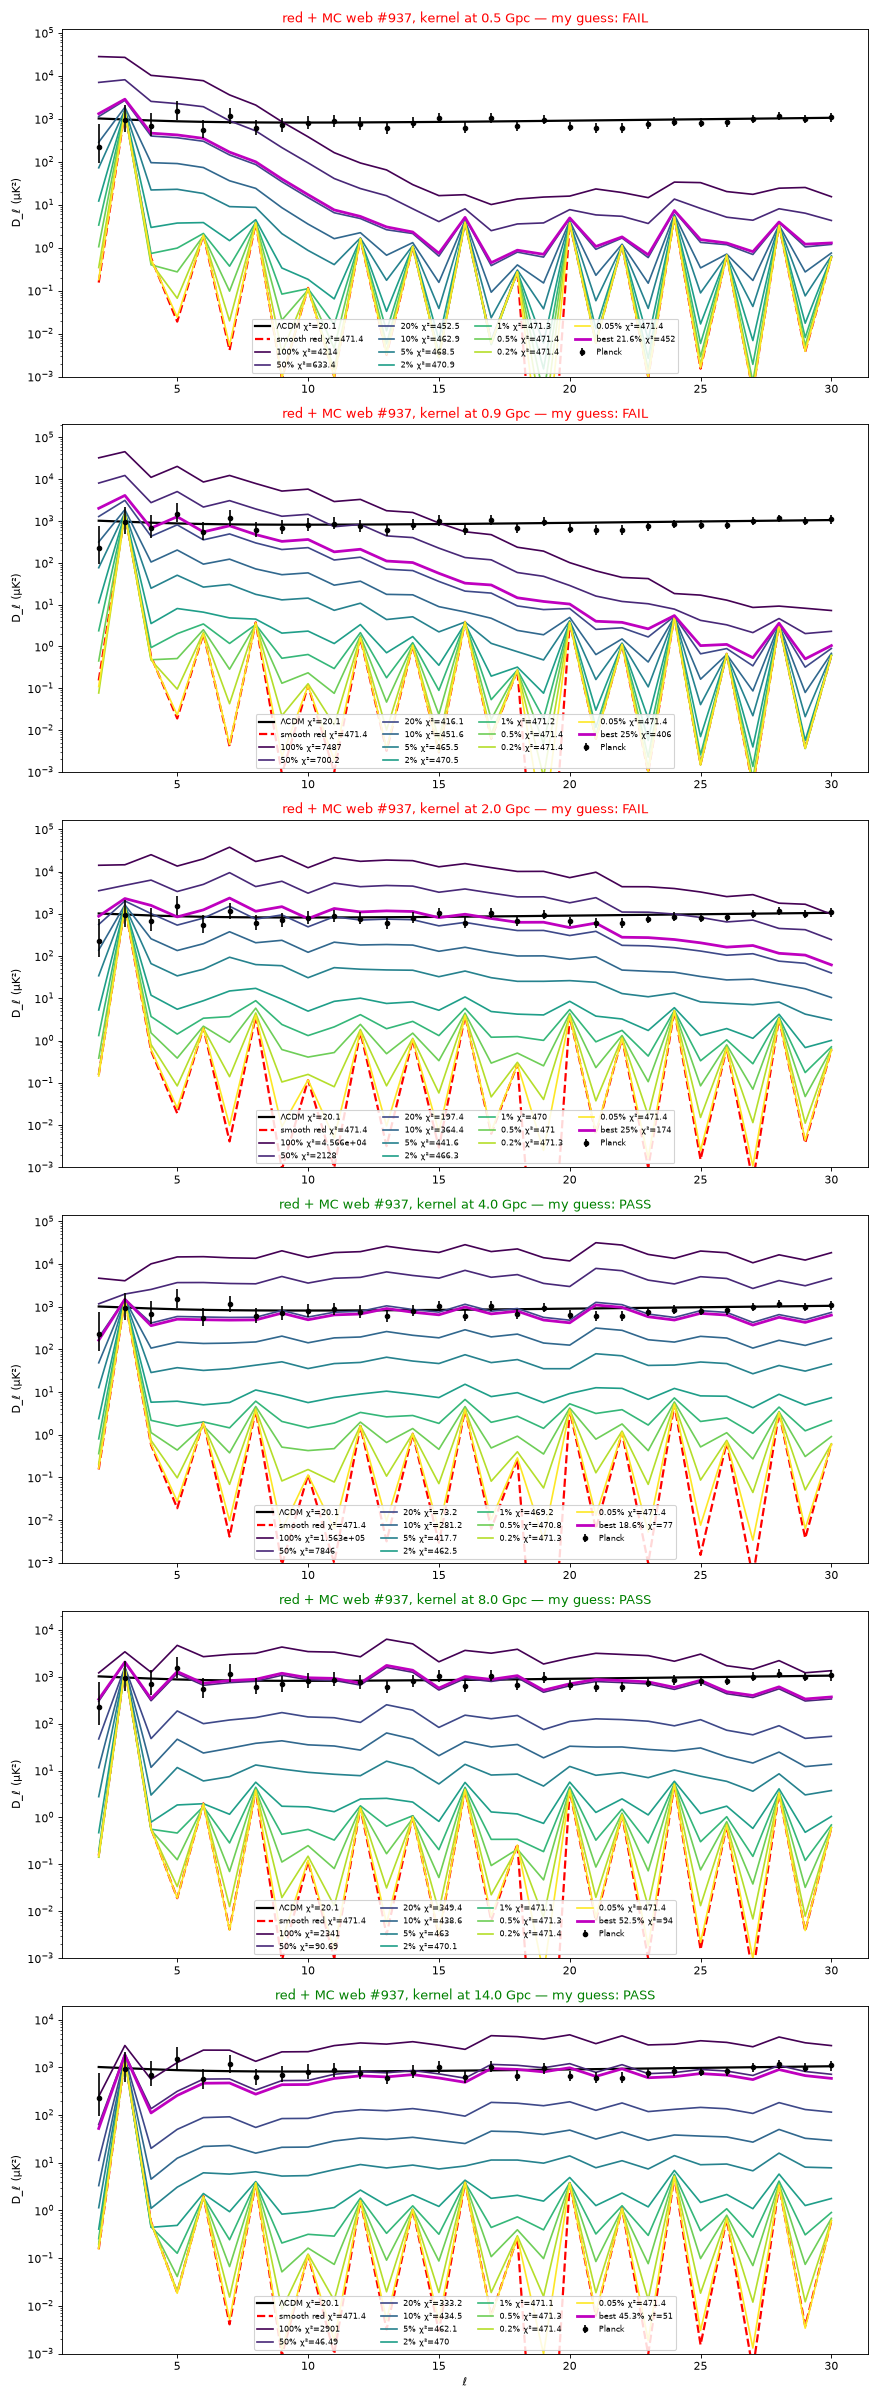

The script that saved this image:
# AUTO-WRAP generator for mc937_ladder.png
"""mc937_ladder.png -- generating script (placed beside the PNG per the every-PNG-has-its-.py rule).

Provenance: realweb/mc/mc_samples.py (12 random MC webs, rng seed 99)
Embedded source: /workspace/coepdf/run_out/run9/realweb/mc/mc_samples.py  (verbatim below, unmodified)
Run:  python3 mc937_ladder.py   -> writes mc937_ladder_regen.png beside this file (the original PNG is never overwritten).
The embedded code runs with cwd = /workspace/coepdf/run_out/run9/realweb/mc so its input files resolve; any other files it
tries to write are diverted to a scratch dir.
"""
import os, sys, builtins, tempfile
HERE = os.path.dirname(os.path.abspath(__file__))
OUT = os.path.join(HERE, 'mc937_ladder' + '_regen.png')
SRC_CWD = '/workspace/coepdf/run_out/run9/realweb/mc'
MATCH = ['mc937_ladder.png']       # basename(s) the source saves this figure under
SCRATCH = tempfile.mkdtemp(prefix='regen_mc937_ladder_')
import matplotlib; matplotlib.use('Agg')
import matplotlib.figure as _mf
_orig_open = builtins.open
def _divert(p):
    p = os.fspath(p)
    if os.path.abspath(p) == OUT: return p
    return os.path.join(SCRATCH, os.path.basename(p))
def _open(file, mode='r', *a, **k):
    if isinstance(file, (str, bytes, os.PathLike)) and any(c in mode for c in 'wax+'):
        file = _divert(file)
    return _orig_open(file, mode, *a, **k)
builtins.open = _open
_orig_save = _mf.Figure.savefig
def _savefig(self, fname, *a, **k):
    if isinstance(fname, (str, os.PathLike)):
        b = os.path.basename(os.fspath(fname))
        fname = OUT if b in MATCH else os.path.join(SCRATCH, b)
    return _orig_save(self, fname, *a, **k)
_mf.Figure.savefig = _savefig
try:
    from PIL import Image as _I
    _ois = _I.Image.save
    def _isave(self, fp, *a, **k):
        if isinstance(fp, (str, os.PathLike)):
            b = os.path.basename(os.fspath(fp)); fp = OUT if (b in MATCH or os.path.abspath(os.fspath(fp)) == OUT) else os.path.join(SCRATCH, b)
        return _ois(self, fp, *a, **k)
    _I.Image.save = _isave
except Exception: pass
os.chdir(SRC_CWD); sys.path.insert(0, SRC_CWD)
sys.argv = ['/workspace/coepdf/run_out/run9/realweb/mc/mc_samples.py'] + []

SOURCE = 'import numpy as np,json,matplotlib;matplotlib.use(\'Agg\');import matplotlib.pyplot as plt\nexec(open(\'/workspace/redweb2/realweb/analyze.py\').read().split(\'O=\')[0])\nS=np.load(\'mc_sky.npy\',mmap_mode=\'r\');sm=np.load(\'/workspace/redweb2/sm_red.npy\');RS=[0.5,0.9,2.0,4.0,8.0,14.0]\nt=np.loadtxt(\'/workspace/joint/lcdm.txt\');l=np.arange(2,31);Lt=np.interp(l,t[:,0],t[:,1])\nE=[1,.5,.2,.1,.05,.02,.01,.005,.002,.0005];G=np.logspace(-3.5,0.3,60)\nks=np.random.default_rng(99).choice(len(S),12,replace=False);out={}\nfor k in ks:\n  k=int(k);fig,ax=plt.subplots(6,1,figsize=(11,30));out[k]={}\n  for a,iR,R in zip(ax,range(6),RS):\n    sk=np.array(S[k][iR]);cs=[chi(Dl(sm+e*sk)) for e in G];eb=G[int(np.argmin(cs))];cb=min(cs)\n    Db=Dl(sm+eb*sk)[2:31];y=Db[2:];slope=np.polyfit(l[2:],np.log(y),1)[0];over=Db[:3].max()/Pl[:3,1].max()\n    ok=cb<=100 and abs(slope)<0.05 and over<2.5\n    out[k][R]=dict(best_e=float(eb),chi2=float(cb),slope=float(slope),lowl_over=float(over),guess=\'PASS\' if ok else \'FAIL\')\n    a.plot(l,Lt,\'k-\',lw=2,label=\'ΛCDM χ²=20.1\');D0=Dl(sm);a.plot(l,D0[2:31],\'r--\',lw=2,label=f\'smooth red χ²={chi(D0):.1f}\')\n    for j,e in enumerate(E):\n      D=Dl(sm+e*sk);a.plot(l,D[2:31],color=plt.cm.viridis(j/9),label=f\'{e*100:g}% χ²={chi(D):.4g}\')\n    a.plot(l,Db,\'m-\',lw=2.5,label=f\'best {eb*100:.3g}% χ²={cb:.0f}\')\n    a.errorbar(Pl[:,0],Pl[:,1],yerr=[Pl[:,2],Pl[:,3]],fmt=\'o\',color=\'k\',ms=4,label=\'Planck\')\n    a.set_yscale(\'log\');a.set_ylim(1e-3,None);a.set_ylabel(\'D_ℓ (μK²)\')\n    a.set_title(f\'red + MC web #{k}, kernel at {R} Gpc — my guess: {out[k][R]["guess"]}\',color=\'g\' if ok else \'r\')\n    a.legend(loc=\'lower center\',ncol=4,fontsize=7,framealpha=.85)\n  ax[-1].set_xlabel(\'ℓ\');plt.tight_layout();plt.savefig(f\'samples/mc{k}_ladder.png\',dpi=80);plt.close()\njson.dump(out,open(\'samples/guesses.json\',\'w\'),indent=1)\nfor k in out:print(k,{R:(v[\'guess\'],round(v[\'chi2\']),f"{v[\'best_e\']*100:.3g}%") for R,v in out[k].items()})\n'
exec(compile(SOURCE, '/workspace/coepdf/run_out/run9/realweb/mc/mc_samples.py', 'exec'), {'__name__': '__main__', '__file__': '/workspace/coepdf/run_out/run9/realweb/mc/mc_samples.py'})
print('wrote', OUT if os.path.exists(OUT) else '(no matching figure produced)')
